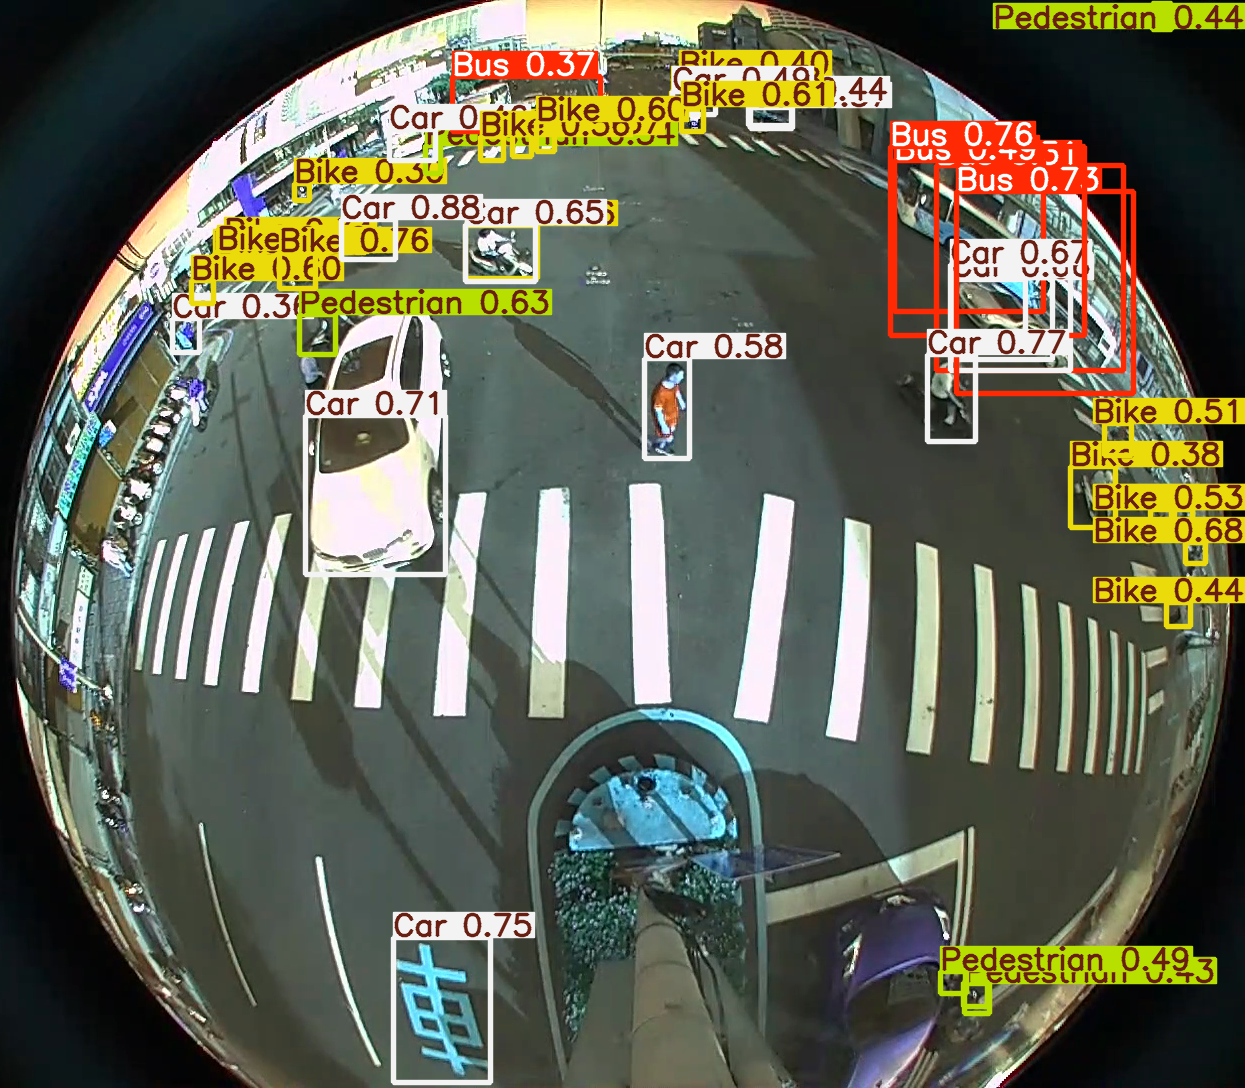

Write Python code to recreate this figure.
from ultralytics import YOLO
from PIL import Image
import argparse
def get_args():
    parser = argparse.ArgumentParser(description='inference')
    parser.add_argument('--image_path',type=str,default='./test/images/camera1_A_344.png')
    parser.add_argument('--model_path',type=str,default='./runs/detect/train11/weights/best.pt')

    args = parser.parse_args()
    return args
def main(args):
    model = YOLO(args.model_path)

    result = model.predict(args.image_path, imgsz=1024, conf=0.3,show_labels=True)
    img = result[0].plot(line_width=3, font_size=5)
    
    im = Image.fromarray(img)
    im.save('./runs/inference.png')

if __name__ == '__main__':
    args =get_args()
    main(args)